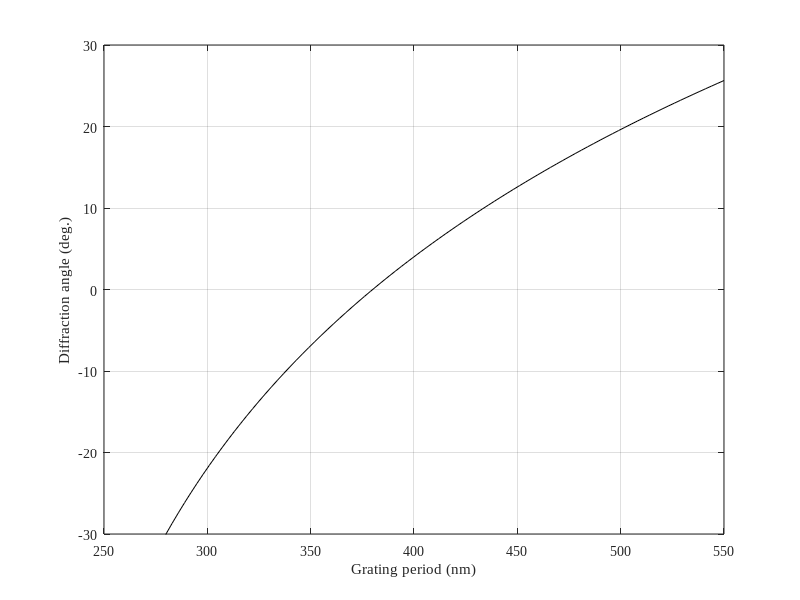

Recreate this plot in MATLAB.
em=-10.1798 + 0.8259*i;
ea=1;
ed=1.72^2;

nspp_a=real(sqrt(em*ea/(em+ea)));
nspp_d=real(sqrt(em*ed/(em+ed)));
% nspp=(nspp_a+nspp_d)/2;
nspp=1.4;

wavelen=532;

periods=linspace(250,550,101);

thetas=asind(nspp-wavelen./periods);

figure(3);set(gca,'fontsize',16);set(gca,'fontname','times new roman');
plot(periods,thetas,'k');grid on;
axis([periods(1) periods(end) -30 30]);set(gca,'fontname','times new roman');
xlabel('Grating period (nm)');
ylabel('Diffraction angle (deg.)');